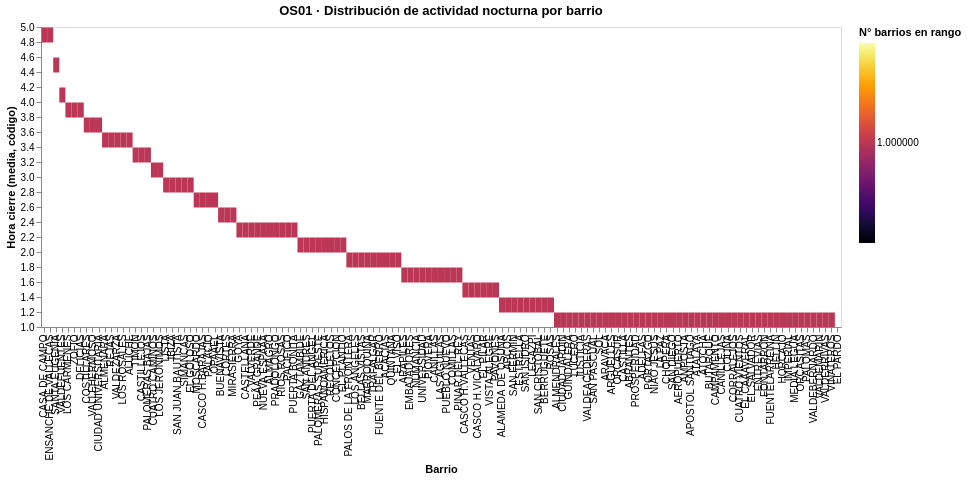

Notebook cell for this chart:
### Code cell
# Mapa de calor por barrio: hora_cierre_media (proxy de actividad nocturna)

chart_horarios_barrio = (
    alt.Chart(df_actividad_barrio)
    .mark_rect()
    .encode(
        x=alt.X("barrio:N", sort="-y", title="Barrio"),
        y=alt.Y("hora_cierre_media:Q", bin=alt.Bin(maxbins=20), title="Hora cierre (media, código)"),
        color=alt.Color("count():Q", title="N° barrios en rango", scale=alt.Scale(scheme="inferno")),
        tooltip=["barrio", "hora_cierre_media"]
    )
    .properties(
        width=800,
        height=300,
        title="OS01 · Distribución de actividad nocturna por barrio"
    )
)
chart_horarios_barrio

### Figure 1 — Vega-Lite specification as saved in the notebook (floating-point values rounded to 4 significant figures; data arrays with more than 128 entries replaced by an {"elided": "..."} marker saying what was removed)
{"$schema": "https://vega.github.io/schema/vega-lite/v5.20.1.json", "config": {"view": {"continuousHeight": 300, "continuousWidth": 300}}, "data": {"name": "data-186250ba8d770dd8d8cfc4e721229467"}, "datasets": {"data-186250ba8d770dd8d8cfc4e721229467": {"elided": "131 records"}}, "encoding": {"color": {"aggregate": "count", "scale": {"scheme": "inferno"}, "title": "N° barrios en rango", "type": "quantitative"}, "tooltip": [{"field": "barrio", "type": "nominal"}, {"field": "hora_cierre_media", "type": "quantitative"}], "x": {"field": "barrio", "sort": "-y", "title": "Barrio", "type": "nominal"}, "y": {"bin": {"maxbins": 20}, "field": "hora_cierre_media", "title": "Hora cierre (media, código)", "type": "quantitative"}}, "height": 300, "mark": {"type": "rect"}, "title": "OS01 · Distribución de actividad nocturna por barrio", "width": 800}
